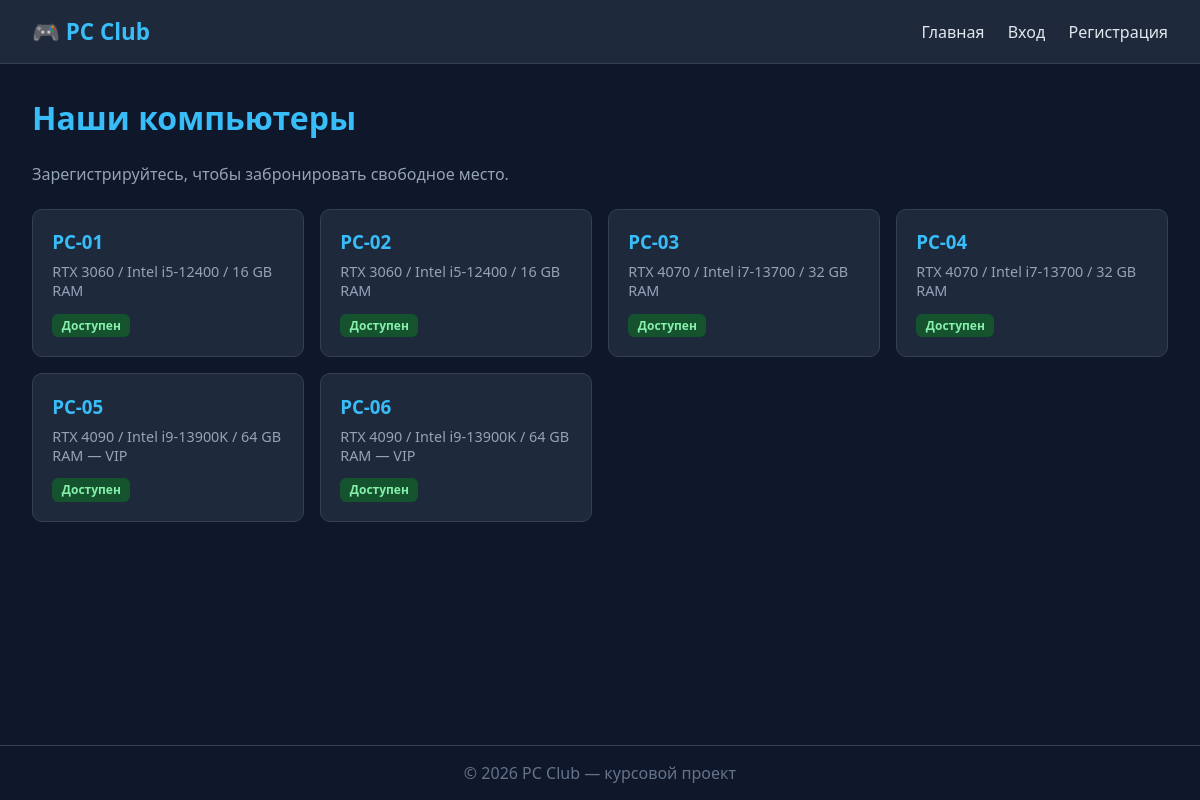
The page / on the database its author committed.
### tables this page shows
CREATE TABLE computers (
    id INT AUTO_INCREMENT PRIMARY KEY,
    seat_number VARCHAR(10) NOT NULL UNIQUE,
    description VARCHAR(255),
    status ENUM('available', 'maintenance') DEFAULT 'available'
);

### public/index.php (the view, shortened to what this page needs)
<?php
require __DIR__ . '/../config/bd.php';
$sql = "SELECT c.*,
        (SELECT COUNT(*) FROM reservations r
         WHERE r.computer_id = c.id
           AND r.status = 'active'
           AND NOW() BETWEEN r.start_time AND r.end_time) as is_busy
        FROM computers c
        ORDER BY c.seat_number";
$computers = $pdo->query($sql)->fetchAll();
require __DIR__ . '/../templates/header.php';
?>
<h1>Наши компьютеры</h1>
<p style="color:#94a3b8; margin-bottom:1.5rem;">Зарегистрируйтесь, чтобы забронировать свободное место.</p>
<div class="pc-grid">
    <?php foreach ($computers as $pc):
        $isClickable = (!empty($_SESSION['user_id']) && $pc['status'] === 'available' && $pc['is_busy'] == 0);
    ?>
        <?php if ($isClickable): ?>
            <a href="booking.php?pc_id=<?= $pc['id'] ?>" class="pc-card" style="text-decoration: none; color: inherit; display: block; cursor: pointer;" title="Нажмите, чтобы забронировать">
        <?php else: ?>
            <div class="pc-card">
        <?php endif; ?>
            <h3><?= htmlspecialchars($pc['seat_number']) ?></h3>
            <p><?= htmlspecialchars($pc['description']) ?></p>
            <?php if ($pc['status'] === 'maintenance'): ?>
                <span class="badge maintenance">Обслуживание</span>
            <?php elseif ($pc['is_busy'] > 0): ?>
                <span class="badge busy">Занят сейчас</span>
            <?php else: ?>
                <span class="badge available">Доступен</span>
            <?php endif; ?>
        <?php if ($isClickable): ?>
            </a>
        <?php else: ?>
            </div>
        <?php endif; ?>
    <?php endforeach; ?>
</div>
<?php require __DIR__ . '/../templates/footer.php'; ?>

### templates/header.php (shortened to what this page needs)
<!DOCTYPE html>
<html lang="ru">
<head>
    <link rel="stylesheet" href="style.css">
</head>
<body>
<header>
    <a href="index.php" class="logo">🎮 PC Club</a>
    <nav>
        <a href="index.php">Главная</a>
        <?php if (!empty($_SESSION['user_id'])): ?>
            <a href="booking.php">Забронировать</a>
            <a href="my-reservations.php">Мои брони</a>
            <?php if (($_SESSION['role'] ?? '') === 'admin'): ?>
                <a href="admin.php" style="color: #fca5a5; font-weight: bold;">⚙️ Админ-панель</a>
            <?php endif; ?>
            <a href="logout.php">Выйти (<?= htmlspecialchars($_SESSION['username']) ?>)</a>
        <?php else: ?>
            <a href="login.php">Вход</a>
            <a href="register.php">Регистрация</a>
        <?php endif; ?>
    </nav>
</header>
<main>

### templates/footer.php
</main>
<footer>© <?= date('Y') ?> PC Club — курсовой проект</footer>
</body>
</html>

### public/style.css (style rules this page uses)
* { box-sizing: border-box; margin: 0; padding: 0; }
body { font-family: 'Segoe UI', Tahoma, sans-serif; background: #0f172a; color: #e2e8f0; min-height: 100vh; display: flex; flex-direction: column; }
header { background: #1e293b; padding: 1rem 2rem; border-bottom: 1px solid #334155; display: flex; justify-content: space-between; align-items: center; flex-wrap: wrap; gap: 1rem; }
header a { color: #e2e8f0; text-decoration: none; }
.logo { font-size: 1.4rem; font-weight: 700; color: #38bdf8; }
nav a { margin-left: 1.2rem; transition: color .2s; }
main { flex: 1; padding: 2rem; max-width: 1200px; margin: 0 auto; width: 100%; }
h1 { margin-bottom: 1.5rem; color: #38bdf8; }
.pc-grid { display: grid; grid-template-columns: repeat(auto-fill, minmax(230px, 1fr)); gap: 1rem; }
.pc-card { background: #1e293b; border: 1px solid #334155; border-radius: 10px; padding: 1.2rem; transition: transform .15s, border-color .15s; }
.pc-card h3 { color: #38bdf8; margin-bottom: .5rem; }
.pc-card p { color: #94a3b8; font-size: .9rem; margin-bottom: .8rem; }
.badge { display: inline-block; padding: .2rem .6rem; border-radius: 6px; font-size: .75rem; font-weight: 600; }
.badge.available { background: #14532d; color: #86efac; }
footer { text-align: center; padding: 1rem; color: #64748b; border-top: 1px solid #334155; }

### rows shown on the page
computers: seat_number "PC-01", description "RTX 3060 / Intel i5-12400 / 16 GB RAM", status "Доступен"
computers: seat_number "PC-02", description "RTX 3060 / Intel i5-12400 / 16 GB RAM", status "Доступен"
computers: seat_number "PC-03", description "RTX 4070 / Intel i7-13700 / 32 GB RAM", status "Доступен"
computers: seat_number "PC-04", description "RTX 4070 / Intel i7-13700 / 32 GB RAM", status "Доступен"
computers: seat_number "PC-05", description "RTX 4090 / Intel i9-13900K / 64 GB RAM — VIP", status "Доступен"
computers: seat_number "PC-06", description "RTX 4090 / Intel i9-13900K / 64 GB RAM — VIP", status "Доступен"
